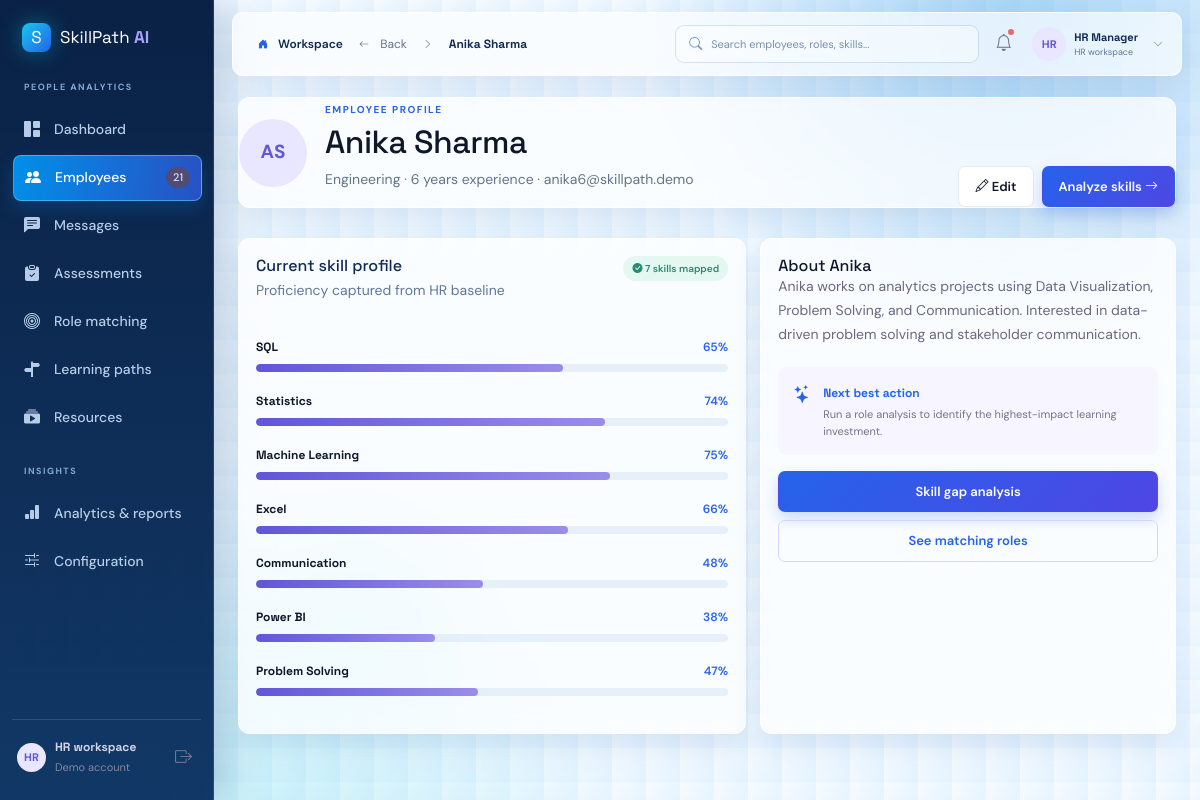
Screenshot of /employees/6 with the database file from the repository.
### tables this page shows
CREATE TABLE employees (id INTEGER PRIMARY KEY AUTOINCREMENT, name TEXT NOT NULL, email TEXT NOT NULL UNIQUE, department TEXT NOT NULL, experience INTEGER NOT NULL DEFAULT 1, profile TEXT DEFAULT '', created_at TEXT DEFAULT CURRENT_TIMESTAMP, current_role TEXT DEFAULT '', password_hash TEXT DEFAULT '');

CREATE TABLE employee_skills (employee_id INTEGER NOT NULL REFERENCES employees(id) ON DELETE CASCADE, skill_id INTEGER NOT NULL REFERENCES skills(id) ON DELETE CASCADE, proficiency INTEGER NOT NULL CHECK(proficiency BETWEEN 0 AND 100), experience TEXT DEFAULT '', PRIMARY KEY(employee_id, skill_id));

CREATE TABLE skills (id INTEGER PRIMARY KEY AUTOINCREMENT, name TEXT NOT NULL UNIQUE, description TEXT DEFAULT '');

### app.py (the view)
@app.route("/employees/<int:employee_id>")
def employee_profile(employee_id):
    employee = row("SELECT * FROM employees WHERE id=?", (employee_id,)); return render_template("employee_profile.html", employee=employee, skills=employee_skills(employee_id), roles=rows("SELECT * FROM roles ORDER BY name"))

### app.py (called while the page is built)
@app.context_processor
def inject_globals():
    return {"nav_employee_count": row("SELECT COUNT(*) AS count FROM employees")["count"], "notifications": notifications_data()}

### database.py (called while the page is built)
def connect():
    DB_PATH.parent.mkdir(exist_ok=True)
    connection = sqlite3.connect(DB_PATH)
    connection.row_factory = sqlite3.Row
    connection.execute("PRAGMA foreign_keys = ON")
    return connection

def rows(query, params=()):
    db = connect()
    result = [dict(row) for row in db.execute(query, params).fetchall()]
    db.close()
    return result

def row(query, params=()):
    db = connect()
    result = db.execute(query, params).fetchone()
    db.close()
    return dict(result) if result else None

### services/analysis.py (called while the page is built)
def employee_skills(employee_id):
    return {item["name"]: item["proficiency"] for item in rows("SELECT s.name, es.proficiency FROM employee_skills es JOIN skills s ON s.id = es.skill_id WHERE es.employee_id = ?", (employee_id,))}

### templates/employee_profile.html
{% extends 'base.html' %}{% block title %}{{ employee.name }}{% endblock %}{% block content %}<div class="profile-hero"><div class="person large"><div class="avatar avatar-xl">{{ employee.name[:1] }}{{ employee.name.split()[-1][:1] }}</div><div><span class="eyebrow">EMPLOYEE PROFILE</span><h1>{{ employee.name }}</h1><p class="muted">{{ employee.department }} · {{ employee.experience }} years experience · {{ employee.email }}</p></div></div><div class="d-flex gap-2"><a href="{{ url_for('edit_employee', employee_id=employee.id) }}" class="btn btn-light"><i class="bi bi-pencil"></i> Edit</a><a href="{{ url_for('analysis_page', employee_id=employee.id) }}" class="btn btn-primary">Analyze skills <i class="bi bi-arrow-right"></i></a></div></div><div class="dashboard-grid profile-grid"><section class="panel"><div class="panel-header"><div><h3>Current skill profile</h3><p class="muted">Proficiency captured from HR baseline</p></div><span class="soft-badge"><i class="bi bi-check-circle-fill"></i> {{ skills|length }} skills mapped</span></div>{% for name, level in skills.items() %}<div class="skill-bar"><div><strong>{{ name }}</strong><span>{{ level }}%</span></div><div class="progress"><span style="width:{{ level }}%"></span></div></div>{% endfor %}</section><section class="panel profile-summary"><h3>About {{ employee.name.split()[0] }}</h3><p>{{ employee.profile }}</p><div class="profile-callout"><i class="bi bi-stars"></i><div><strong>Next best action</strong><p>Run a role analysis to identify the highest-impact learning investment.</p></div></div><div class="d-grid gap-2 mt-3"><a href="{{ url_for('analysis_page', employee_id=employee.id) }}" class="btn btn-primary">Skill gap analysis</a><a href="{{ url_for('matching_page', employee_id=employee.id) }}" class="btn btn-outline-primary">See matching roles</a></div></section></div>{% endblock %}

### static/css/reference-theme.css (style rules this page uses)
:root { --ref-navy: #0b2347; --ref-blue: #2563eb; --ref-indigo: #4f46e5; --ref-cyan: #06b6d4; --ref-ice: #eef7ff; --ref-ink: #102a52; --ref-muted: #607796; --ref-glass: rgba(255, 255, 255, .72); --ref-border: rgba(255, 255, 255, .78); --ref-shadow: 0 12px 28px rgba(35, 92, 156, .12); }
body { position: relative; overflow-x: hidden; background-color: #eaf5ff; background-image: radial-gradient(circle at 84% -4%, rgba(82, 170, 235, .48), transparent 29%), radial-gradient(circle at 18% 110%, rgba(30, 205, 223, .22), transparent 32%), linear-gradient(120deg, rgba(255, 255, 255, .6), rgba(214, 237, 255, .42)); background-attachment: fixed; }
body::before { content: ""; position: fixed; z-index: -1; inset: 0; pointer-events: none; opacity: .28; background-image: linear-gradient(rgba(255, 255, 255, .36) 1px, transparent 1px), linear-gradient(90deg, rgba(71, 144, 207, .12) 1px, transparent 1px); background-size: 42px 42px; mask-image: linear-gradient(to bottom, black, transparent 82%); }
.eyebrow { color: var(--ref-blue); }
.metric-card, .panel, .role-card, .resource-card, .profile-hero, .table-panel { border: 1px solid var(--ref-border); border-radius: 12px; background: var(--ref-glass); backdrop-filter: blur(15px); -webkit-backdrop-filter: blur(15px); box-shadow: var(--ref-shadow); }
.dashboard-grid { gap: 14px; margin-bottom: 14px; }
.panel { padding: 17px; }
.panel-header { margin-bottom: 13px; }
.panel-header h3 { color: var(--ref-ink); }
.panel-header p { color: var(--ref-muted); }
.progress { background: rgba(129,171,210,.16); }
.progress span { background: linear-gradient(90deg, #4c8df7, #36c8be); }
.btn-primary { background: linear-gradient(135deg, var(--ref-blue), var(--ref-indigo)); border-color: transparent; box-shadow: 0 7px 15px rgba(37,99,235,.23); }

### rows the page displays
employees: name "Anika Sharma", name "A", name "S", department "Engineering", experience "6", email "anika6@skillpath.demo", name "Anika", profile "Anika works on analytics projects using Data Visualization, Problem Solving, and Communication. Interested in data-driven problem solving and stakeholder communication."
employee_skills: name "SQL", proficiency "65"
employee_skills: name "Statistics", proficiency "74"
employee_skills: name "Machine Learning", proficiency "75"
employee_skills: name "Excel", proficiency "66"
employee_skills: name "Communication", proficiency "48"
employee_skills: name "Power BI", proficiency "38"
employee_skills: name "Problem Solving", proficiency "47"

### other values shown
{{ nav_employee_count }} "21"
{{ skills|length }} "7"
